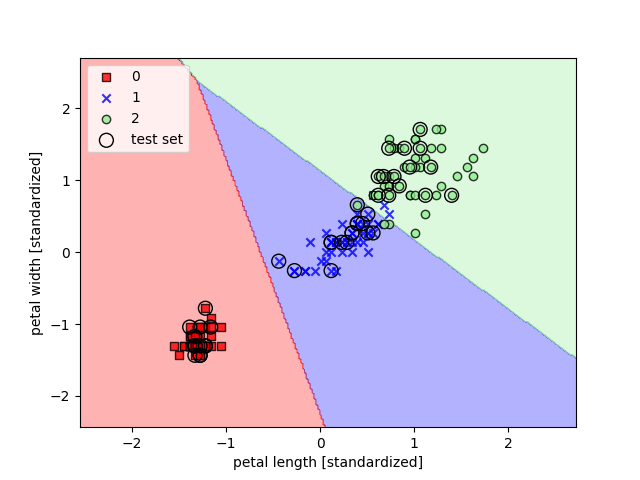

Here is the Python script that generated this plot:
import numpy as np
import matplotlib.pyplot as plt
from matplotlib.colors import ListedColormap
from sklearn import datasets
from sklearn.model_selection import train_test_split
from sklearn.preprocessing import StandardScaler
from sklearn.linear_model import LogisticRegression


# Loading the data
iris = datasets.load_iris()
X = iris.data[:,[2,3]]
y=iris.target

# Performing train test split
X_train, X_test, y_train, y_test = train_test_split(X, y, test_size=0.3, random_state=1, stratify=y)

# Feature Scaling
sc = StandardScaler()
sc.fit(X_train)
X_train_std = sc.transform(X_train)
X_test_std = sc.transform(X_test)

lr = LogisticRegression(C=100.0, random_state=1)
lr.fit(X_train_std, y_train)

def plot_decision_regions(X, y, classifier, test_idx=None, resolution=0.02):
    # setup marker generator and color map
    markers = ('s','x','o','^','v')
    colors = ('red','blue','lightgreen','gray','cyan')
    cmap = ListedColormap(colors[:len(np.unique(y))])

    # plot the decision surface
    x1_min, x1_max = X[:, 0].min() - 1, X[:, 0].max() + 1
    x2_min, x2_max = X[:, 1].min() - 1, X[:, 1].max() + 1

    xx1, xx2 = np.meshgrid(np.arange(x1_min, x1_max, resolution), np.arange(x2_min, x2_max, resolution))

    Z = classifier.predict(np.array([xx1.ravel(), xx2.ravel()]).T)
    Z = Z.reshape(xx1.shape)

    plt.contourf(xx1, xx2, Z, alpha=0.3, cmap=cmap)
    plt.xlim(xx1.min(), xx1.max())
    plt.ylim(xx2.min(), xx2.max())

    for idx,cl in enumerate(np.unique(y)):
        plt.scatter(x=X[y==cl,0], y=X[y==cl,1], alpha=0.8, c=colors[idx], marker=markers[idx], label=cl, edgecolor='black')

    # highlight test samples
    if test_idx:
        # plot all samples
        X_test, y_test=X[test_idx,:], y[test_idx]
        plt.scatter(X_test[:,0], X_test[:, 1], c='', edgecolor='black', alpha=1.0, linewidth=1, marker='o', s=100, label='test set')

X_combined_std = np.vstack((X_train_std, X_test_std))
y_combined = np.hstack((y_train, y_test))
plot_decision_regions(X_combined_std, y_combined, classifier=lr, test_idx=range(105,150))
plt.xlabel('petal length [standardized]')
plt.ylabel('petal width [standardized]')
plt.legend(loc='upper left')
plt.show()

# predicting class probabilities
print(lr.predict_proba(X_test_std[:3, :]))
# predicting class labels
print(lr.predict_proba(X_test_std[:3,:]).argmax(axis=1))

# for single flower sample
print(lr.predict(X_test_std[0,:].reshape(1,-1)))
